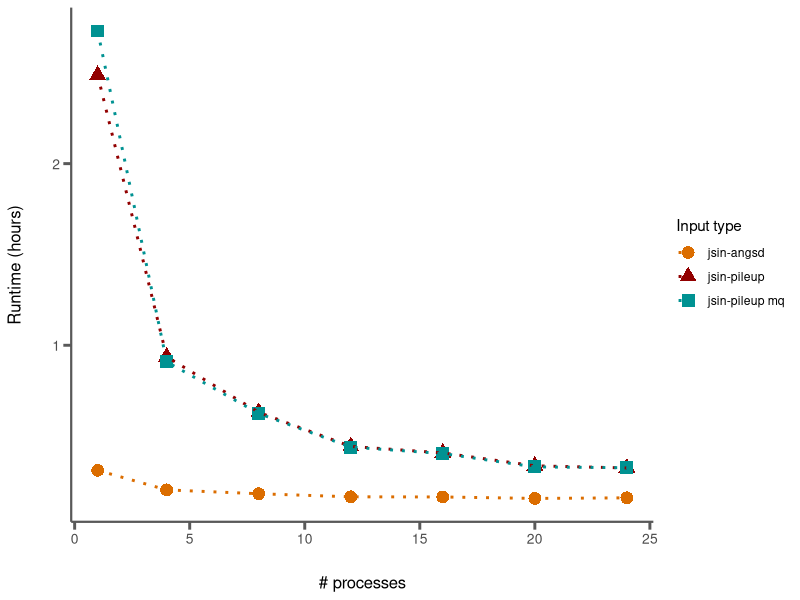
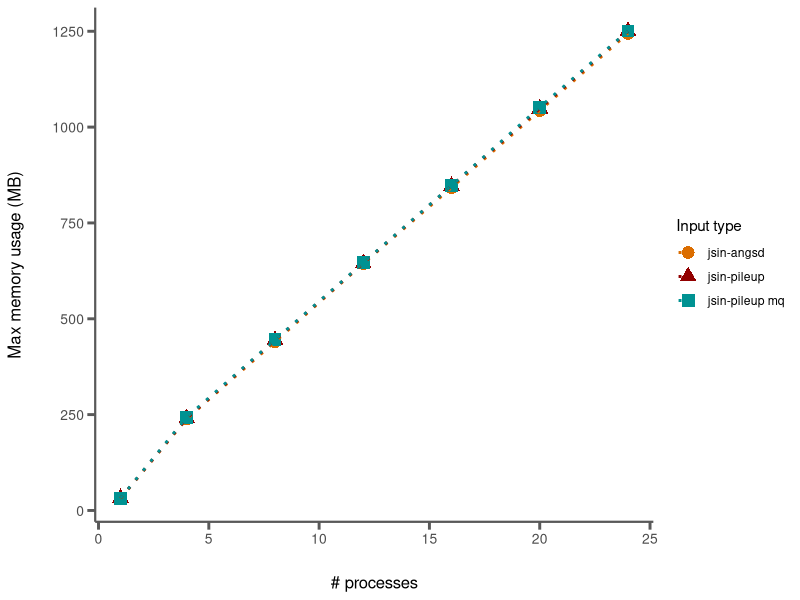
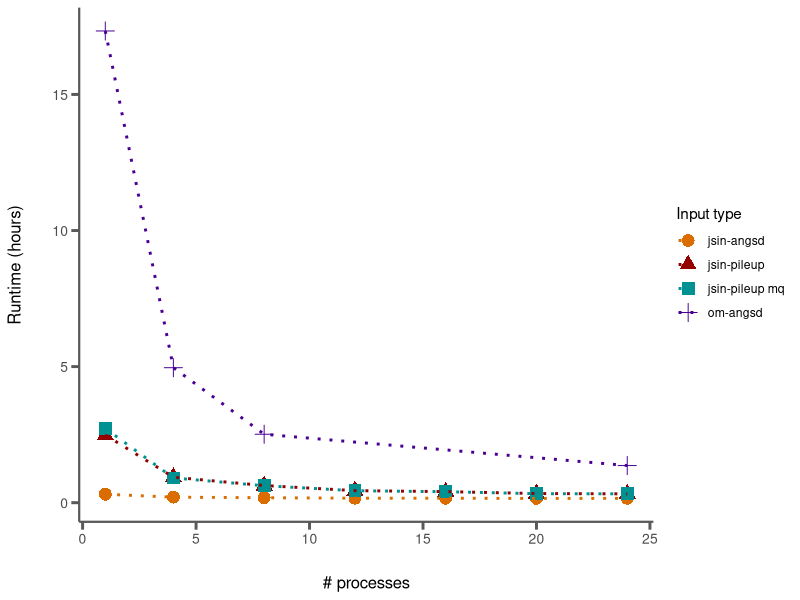
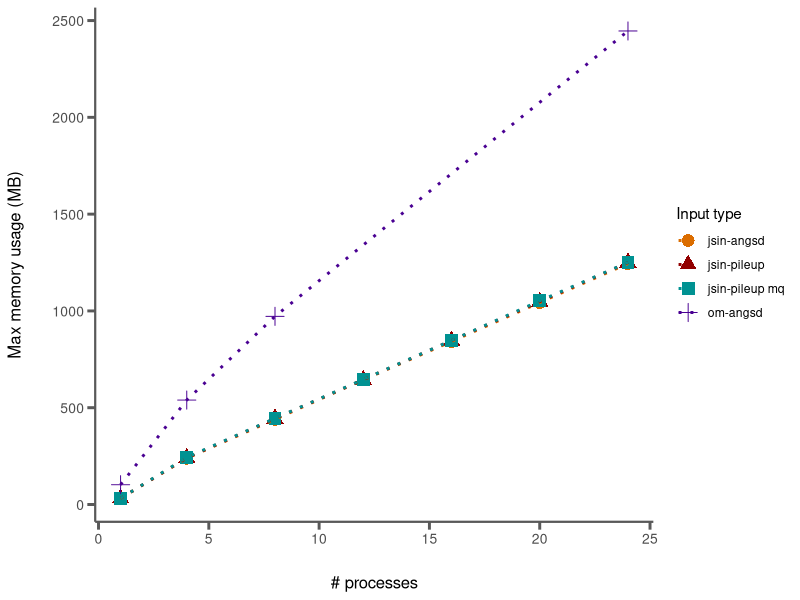
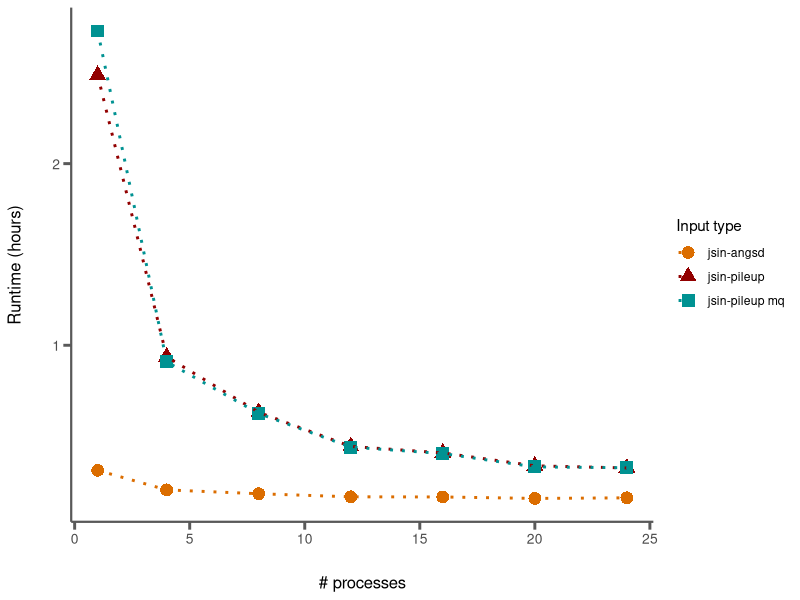
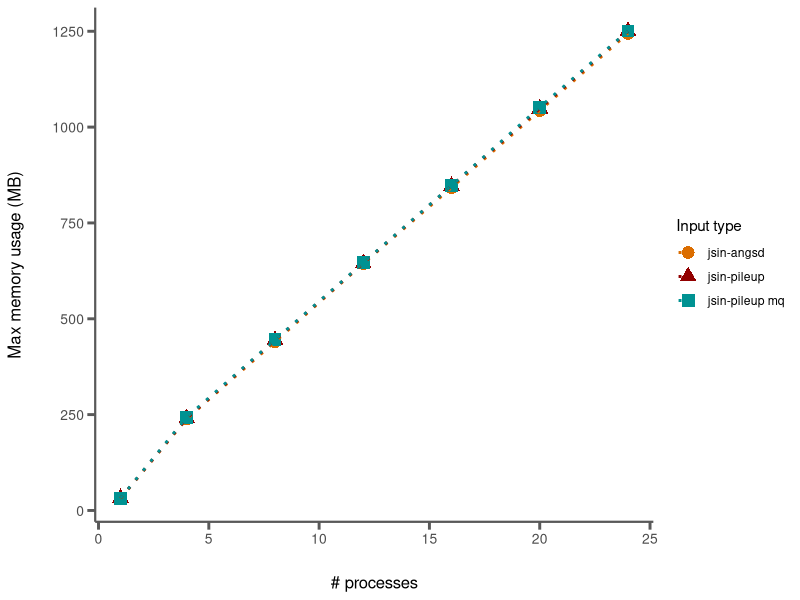
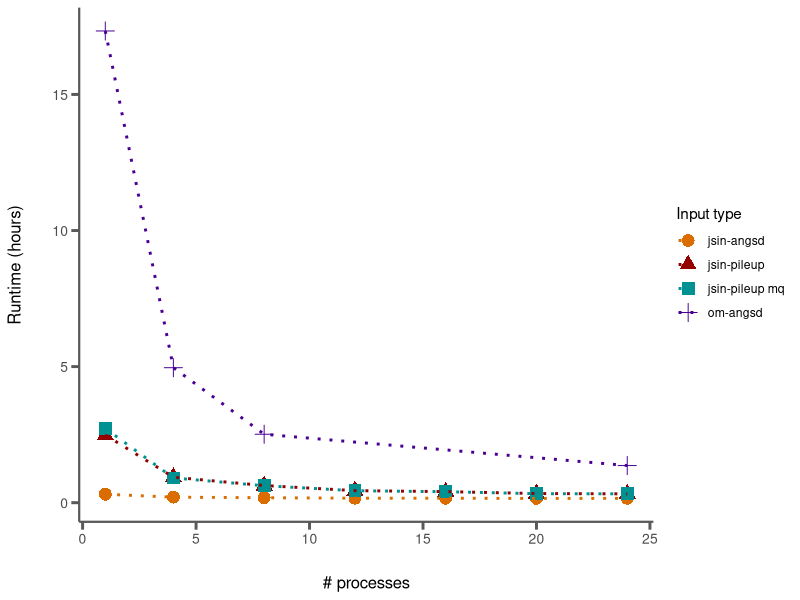
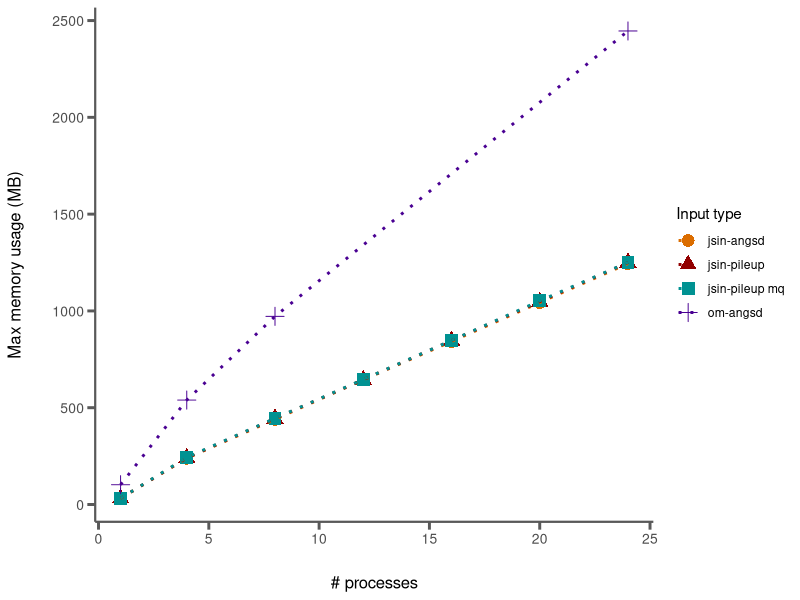

Write R code to recreate these figures, in order.
#!/usr/bin/env Rscript
############################################################
# For Referee, 10.18
# Plot time and mem usage for Referee runs
# Gregg Thomas
############################################################

library(ggplot2)
cat("----------\n")

this.dir <- dirname(parent.frame(2)$ofile)
setwd(this.dir)

in_data = read.csv("../data/referee-performance.csv", header=T)
time = subset(in_data, stat=="time")
mem = subset(in_data, stat=="max mem")
jsin_time = subset(in_data, stat=="time" & species=="j. sinuosa")
jsin_mem = subset(in_data, stat=="max mem" & species=="j. sinuosa")
# Manual entry of input files

jsin_time$value = (jsin_time$value/60)/60
time$value = (time$value/60)/60
 
time_p = ggplot(jsin_time, aes(x=procs, y=value, shape=factor(input.type))) +
    #geom_smooth(method='glm', color='#333333', fill="#d3d3d3", fullrange=T) +
    geom_point(aes(colour=factor(input.type)), size=4) +
    geom_line(aes(colour=factor(input.type)), size=1, linetype=3) +
    labs(x=paste("# processes"), y=paste("Runtime (hours)"), shape="Input type", color="Input type") +
    theme_classic() +
    scale_color_manual(values=c("#db6d00","#920000","#009292")) +
    theme(axis.text=element_text(size=10), 
            axis.title=element_text(size=12), 
            axis.title.y=element_text(margin=margin(t=0,r=20,b=0,l=0),color="black"), 
            axis.title.x=element_text(margin=margin(t=20,r=0,b=0,l=0),color="black"),
            axis.line=element_line(colour='#595959',size=0.75),
            axis.ticks=element_line(colour="#595959",size = 1),
            axis.ticks.length=unit(0.2,"cm")
            #legend.position="none"
    )

outfile = "../data/performance-plots/jsin-time.png"
ggsave(file=outfile, time_p, width=8, height=6, units="in")
print(time_p)

mem_p = ggplot(jsin_mem, aes(x=procs, y=value, shape=factor(input.type))) +
  #geom_smooth(method='glm', color='#333333', fill="#d3d3d3", fullrange=T) +
  geom_point(aes(colour=factor(input.type)), size=4) +
  geom_line(aes(colour=factor(input.type)), size=1, linetype=3) +
  labs(x=paste("# processes"), y=paste("Max memory usage (MB)"), shape="Input type", color="Input type") +
  theme_classic() +
  scale_color_manual(values=c("#db6d00","#920000","#009292")) +
  theme(axis.text=element_text(size=10), 
        axis.title=element_text(size=12), 
        axis.title.y=element_text(margin=margin(t=0,r=20,b=0,l=0),color="black"), 
        axis.title.x=element_text(margin=margin(t=20,r=0,b=0,l=0),color="black"),
        axis.line=element_line(colour='#595959',size=0.75),
        axis.ticks=element_line(colour="#595959",size = 1),
        axis.ticks.length=unit(0.2,"cm")
        #legend.position="none"
  )

outfile = "../data/performance-plots/jsin-mem.png"
ggsave(file=outfile, mem_p, width=8, height=6, units="in")
print(mem_p)

time_p = ggplot(time, aes(x=procs, y=value, shape=factor(input.type))) +
  #geom_smooth(method='glm', color='#333333', fill="#d3d3d3", fullrange=T) +
  geom_point(aes(colour=factor(input.type)), size=4) +
  geom_line(aes(colour=factor(input.type)), size=1, linetype=3) +
  labs(x=paste("# processes"), y=paste("Runtime (hours)"), shape="Input type", color="Input type") +
  theme_classic() +
  scale_color_manual(values=c("#db6d00","#920000","#009292","#490092")) +
  theme(axis.text=element_text(size=10), 
        axis.title=element_text(size=12), 
        axis.title.y=element_text(margin=margin(t=0,r=20,b=0,l=0),color="black"), 
        axis.title.x=element_text(margin=margin(t=20,r=0,b=0,l=0),color="black"),
        axis.line=element_line(colour='#595959',size=0.75),
        axis.ticks=element_line(colour="#595959",size = 1),
        axis.ticks.length=unit(0.2,"cm")
        #legend.position="none"
  )

outfile = "../data/performance-plots/time.png"
ggsave(file=outfile, time_p, width=8, height=6, units="in")
print(time_p)

mem_p = ggplot(mem, aes(x=procs, y=value, shape=factor(input.type))) +
  #geom_smooth(method='glm', color='#333333', fill="#d3d3d3", fullrange=T) +
  geom_point(aes(colour=factor(input.type)), size=4) +
  geom_line(aes(colour=factor(input.type)), size=1, linetype=3) +
  labs(x=paste("# processes"), y=paste("Max memory usage (MB)"), shape="Input type", color="Input type") +
  theme_classic() +
  scale_color_manual(values=c("#db6d00","#920000","#009292","#490092")) +
  theme(axis.text=element_text(size=10), 
        axis.title=element_text(size=12), 
        axis.title.y=element_text(margin=margin(t=0,r=20,b=0,l=0),color="black"), 
        axis.title.x=element_text(margin=margin(t=20,r=0,b=0,l=0),color="black"),
        axis.line=element_line(colour='#595959',size=0.75),
        axis.ticks=element_line(colour="#595959",size = 1),
        axis.ticks.length=unit(0.2,"cm")
        #legend.position="none"
  )

outfile = "../data/performance-plots/mem.png"
ggsave(file=outfile, mem_p, width=8, height=6, units="in")
print(mem_p)

